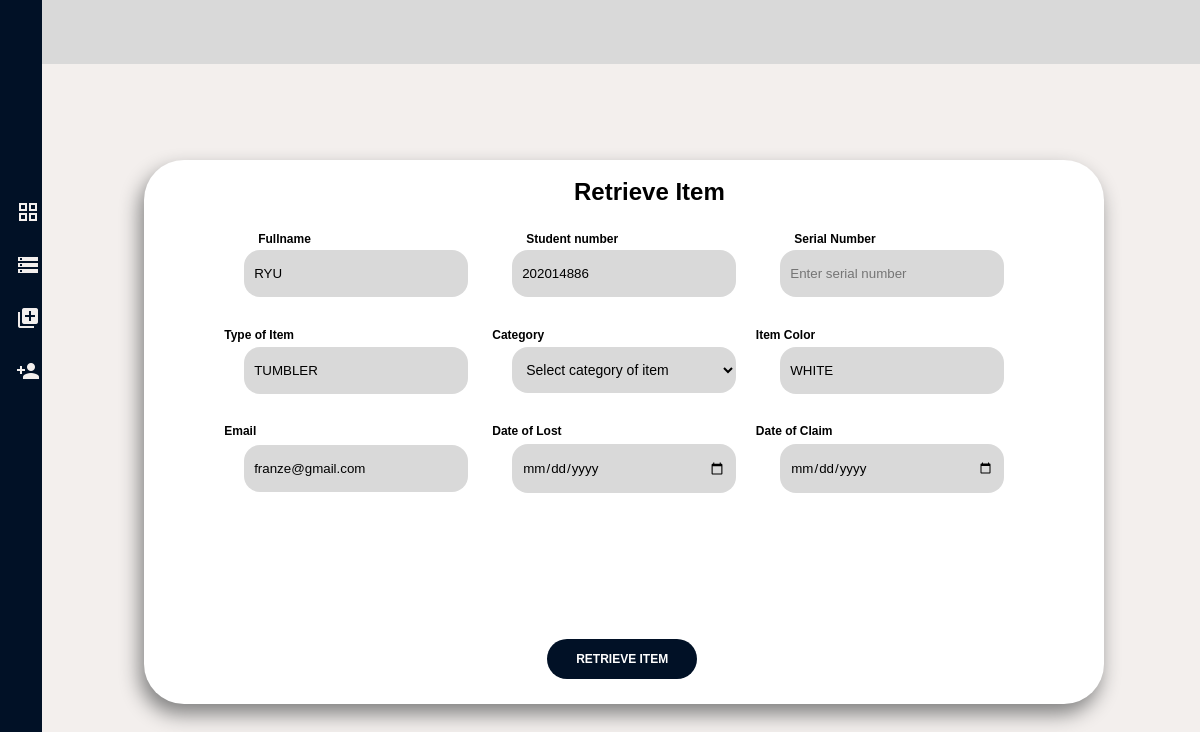
/admin/retrieve.php?id=66, run on the app's committed database.
### tables this page shows
CREATE TABLE `register` (
  `id` int(11) NOT NULL,
  `serial` varchar(200) NOT NULL,
  `fullname` varchar(255) NOT NULL,
  `studentnum` varchar(255) NOT NULL,
  `course` varchar(255) NOT NULL,
  `itemtype` varchar(100) NOT NULL,
  `itemname` varchar(100) NOT NULL,
  `category` varchar(100) NOT NULL,
  `color` varchar(100) NOT NULL,
  `registerdate` date NOT NULL,
  `lostdate` date NOT NULL,
  `status` varchar(100) NOT NULL,
  `email` varchar(100) NOT NULL
);

### admin/retrieve.php (the view, shortened to what this page needs)
<?php
    include('../configuration/config.php');
        $itemId = $_GET['id'] ?? null;
        if ($itemId !== null) {
            $sql = "SELECT * FROM register WHERE id = $itemId";
            $result = $conn->query($sql);
            if ($result->num_rows > 0) {
                $item = $result->fetch_assoc();
            } else {
                header("location: inventory.php");
                exit();
            }
        } else {
            header("location: inventory.php");
            exit();
        }
?>
<!DOCTYPE html>
<html lang="en">
<head>
    <link rel="stylesheet" href="../styles/retrieve.css">
</head>
<body>
    <div class="container">
        <div class="header">
        </div>
        <ul class="nav">
        <li>
            <a href="dashboard.php"><i class="material-icons grid_view">grid_view</i></a>
        </li>
        <li>
        <a href="inventory.php"><i class="material-icons grid_view">storage</i></a>
        </li>
        <li>
            <a href="register.php"><i class="material-icons grid_view">library_add</i></a>
        </li>
        <li>
            <a href="account.php"><i class="material-icons grid_view">person_add</i></a>
        </li>
        </ul>
        <div class="search">
            <h1 class="searchitm">Retrieve Item</h1>
            <form action ="../configuration/retrieve.php" method="post" enctype="multipart/form-data">
            <label class="labels">Fullname</label>
            <div class="input-field">
                <input type="text" name="fullname" id="fullname" value="<?php echo $item['fullname']; ?>" placeholder="Enter Fulname">
            </div>
            <label class="labels">Student number</label>
            <div class="input-field">
                <input type="text" name="studentnum" id="studentnum"  value="<?php echo $item['studentnum']; ?>"placeholder="Enter Student number">
            </div>
            <label class="labels">Serial Number</label>
            <div class="input-field">
                <input type="text" name="serial" id="serial" placeholder="Enter serial number">
            </div>
            <label class="labelss">Item Color</label>
            <div class="input-field">
                <input type="text" name="type" id="type"  value="<?php echo $item['itemtype']; ?>"placeholder="Enter type of item">
            </div>
            <label class="labelss">Type of Item</label>
            <div class="input-field">
                <select name="item-type"  placeholder="Category of item"  value="<?php echo $item['itemtype']; ?>">
                    <option value="" disabled selected>Select category of item</option>
                </select>
            </div>
            <label class="labelss">Category</label>
            <div class="input-field">
                <input type="text" name="itemname" id="itemname"  value="<?php echo $item['color']; ?>"placeholder="Enter color">
            </div>
            <label class="labe">Date of Claim</label>
            <div class="input-field">
                <input type="email" name="email" id="email" value="<?php echo $item['email']; ?>">
            </div>
            <label class="labe">Email</label>
            <div class="input-field">
                <input type="date" name="lostdate" id="lostdate"  value="Date of Lost">
            </div>
            <label class="labe">Date of Lost</label>
            <div class="input-field">
                <input type="date" name="lostdate" id="lostdate" value="Date of Lost">
            </div>
            <div class="btn-field">
                    <input type="submit" name="submit" value="RETRIEVE ITEM">
            </div>
            </form>
        </div>
    </div>
</body>

### styles/retrieve.css (style rules this page uses)
* { margin: 0; padding: 0; font-family: 'Poppins',sans-serif; box-sizing: border-box; }
.container { width: 100%; height: 100vh; background: #F3EFED; }
.search { position: absolute; top: 54%; left: 52%; width: 80%; height: 68%; max-width: 100%; background:#fff; transform: translate(-50%,-50%); padding: 50px 50px 70px; text-align: center; border-radius: 40px; box-shadow: -4px 10px 20px 0px #808080; }
.searchitm { color: #000; font-size: 24px; padding: 10px 10px; position: absolute; top: 8px; left: 420px; font-family: Poppins,Verdana, Geneva, Tahoma, sans-serif; }
.input-field { max-width: 100%; width: 26%; height: 12%; background: #D9D9D9; margin: 10px 20px; margin-top: 40px; border-radius: 16px; display: inline-block; align-items: left; }
input { width: 100%; max-width: 100%; background:transparent; border: 0; outline: 0; padding: 16px 10px; }
.btn-field input { position: absolute; left: 42%; top: 88%; flex-basis: 48%; background: #011126; color: #fff; height: 40px; width: 150px; border-radius: 20px; border: 0; outline: 0; cursor: pointer; transition: background 1s; text-align: center; padding: 4px 4px; font-size: 12px; font-weight: bold; }
.header { position: relative; top:0; left:2%; background: #D9D9D9; max-width: 100%; width: 98%; height: 8%; border: 0px 0px 10px 0px #808080; }
ul.nav { position: absolute; top: 50%; left: 0; width: 7%; height: 100%; max-width: 16%; background:#011126; transform: translate(-50%,-50%); padding: 20px 20px 0px; }
ul.nav li { position: relative; left: 8px; top: 180px; display: block; font-size: 20px; padding: 16px 30px; font-family: Verdana, Geneva, Tahoma, sans-serif; font-size: 18px; font-weight: 400; }
ul.nav li a { text-decoration: none; color: #F3EFED; margin: 30px; }
ul.nav li i { color: #F3EFED; display: block; position: absolute; top: 0; left: 30px; }
.input-field select { outline: none; font-size: 14px; font-weight: 400; color: #000; border-radius: 16px; height: 42px; margin: 2px -4px; width: 100%; max-width: 100%; background:transparent; border: 0; outline: 0; padding: 6px 10px; }
.labels { position: absolute; top: 70px; font-size: 12px; font-weight: bold; display: inline-block; margin: 2px 34px; font-family: Poppins,Verdana, Geneva, Tahoma, sans-serif; }
.labelss { position: absolute; top: 150px; font-size: 12px; font-weight: bold; display: inline-block; margin: 18px -268px; font-family: Poppins,Verdana, Geneva, Tahoma, sans-serif; }
.labe { position: absolute; top: 150px; font-size: 12px; font-weight: bold; display: inline-block; margin: 114px -268px; font-family: Poppins,Verdana, Geneva, Tahoma, sans-serif; }

### data on the page
register: fullname "RYU", studentnum "202014886", type "TUMBLER", itemname "WHITE", email "franze@gmail.com"
